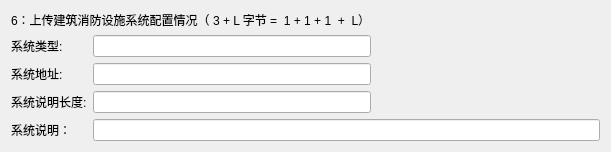
               <widget class="QWidget" name="page_6">
                <layout class="QGridLayout" name="gridLayout_9">
                 <item row="0" column="0" colspan="2">
                  <widget class="QLabel" name="label_48">
                   <property name="maximumSize">
                    <size>
                     <width>16777215</width>
                     <height>60</height>
                    </size>
                   </property>
                   <property name="text">
                    <string>6：上传建筑消防设施系统配置情况（ 3 + L 字节 =  1 + 1 + 1  +  L）</string>
                   </property>
                  </widget>
                 </item>
                 <item row="1" column="0">
                  <widget class="QLabel" name="label_47">
                   <property name="text">
                    <string>系统类型:</string>
                   </property>
                  </widget>
                 </item>
                 <item row="1" column="1">
                  <widget class="QLineEdit" name="Line_6_1"/>
                 </item>
                 <item row="1" column="2">
                  <spacer name="horizontalSpacer_7">
                   <property name="orientation">
                    <enum>Qt::Orientation::Horizontal</enum>
                   </property>
                   <property name="sizeHint" stdset="0">
                    <size>
                     <width>223</width>
                     <height>20</height>
                    </size>
                   </property>
                  </spacer>
                 </item>
                 <item row="2" column="0">
                  <widget class="QLabel" name="label_44">
                   <property name="text">
                    <string>系统地址:</string>
                   </property>
                  </widget>
                 </item>
                 <item row="2" column="1">
                  <widget class="QLineEdit" name="Line_6_2"/>
                 </item>
                 <item row="3" column="1">
                  <widget class="QLineEdit" name="Line_6_3"/>
                 </item>
                 <item row="4" column="0">
                  <widget class="QLabel" name="label_49">
                   <property name="text">
                    <string>系统说明：</string>
                   </property>
                  </widget>
                 </item>
                 <item row="4" column="1" colspan="2">
                  <widget class="QLineEdit" name="Line_6_4"/>
                 </item>
                 <item row="3" column="0">
                  <widget class="QLabel" name="label_50">
                   <property name="text">
                    <string>系统说明长度:</string>
                   </property>
                  </widget>
                 </item>
                </layout>
               </widget>
